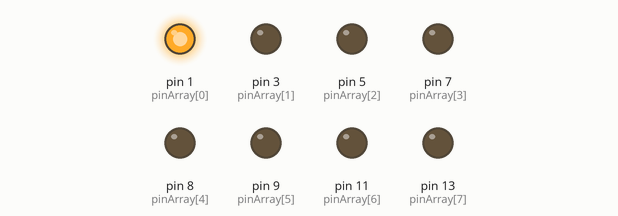
This sketch was run on a simulated Arduino Uno, built with avr-gcc and run on an emulated ATmega328P. Shown: output pins drawn as LEDs (lit = HIGH).

Above: at 0.02 s.
At 0.47 s:
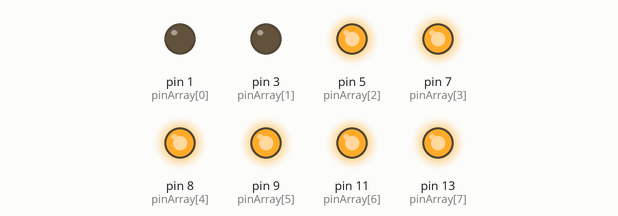
At 0.92 s:
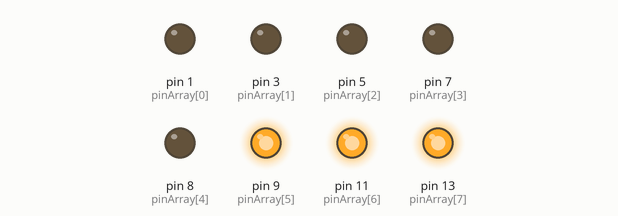
At 1.82 s:
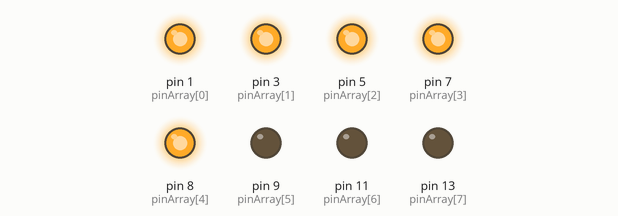
At 2.77 s:
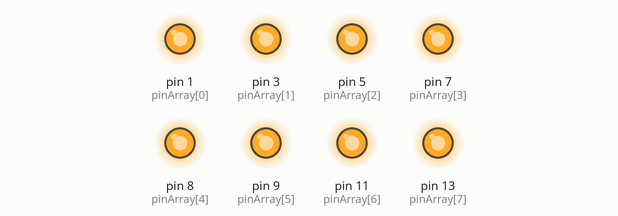
At 3.62 s:
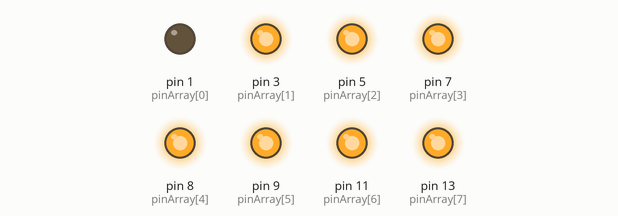
Timing chart, 0 to 3.9 s (numbered marks = the images above):
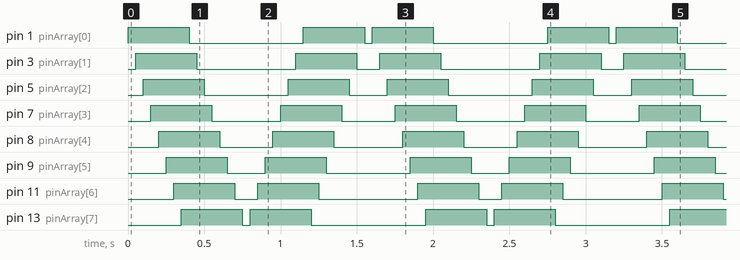

The sketch:

2.ino
```cpp
// Zet alle LEDs in een array
const int pinArray[] = {1, 3, 5, 7,8, 9, 11, 13};
      // Maak variabele aan voor delay
      int delayTime = 50;

void setup() {
  // Stel elke pin in de array in als een output
  for (int count = 0; count < 8; count ++) {
    pinMode(pinArray[count], OUTPUT);
  }
}

void loop() {
  // Zet alle pinnen in de array één voor één aan
  for (int count = 0; count < 8; count++) {
    digitalWrite(pinArray[count], HIGH);
    // Wacht 50 miliseconde
    delay(delayTime);
  }

  // Zet alle pinnen in de array één voor één uit
  for (int count = 0; count < 8; count++) {
    digitalWrite(pinArray[count], LOW);
    // Wacht 50 miliseconde
    delay(delayTime);
  }


  // Zet alle pinnen in de array in omgekeerde volgorde aan
  for (int count = 7; count >= 0; count--) {
    digitalWrite(pinArray[count], HIGH);
    // Wacht 50 miliseconde
    delay(delayTime);
  }

  // Zet alle pinnen in de array in omgekeerde volgorde uit
  for (int count = 7; count >= 0; count--) {
    digitalWrite(pinArray[count], LOW);
    // Wacht 50 miliseconde
    delay(delayTime);
  }
}
```

Measured:
- by itself, pin 1 (pinArray[0]): repeats every 1.6 s: LOW 0.75 s, HIGH 0.40 s, LOW 0.05 s, HIGH 0.40 s
- by itself, pin 3 (pinArray[1]): repeats every 1.6 s: LOW 0.65 s, HIGH 0.40 s, LOW 0.15 s, HIGH 0.40 s
- by itself, pin 5 (pinArray[2]): repeats every 1.6 s: LOW 0.55 s, HIGH 0.40 s, LOW 0.25 s, HIGH 0.40 s
- by itself, pin 7 (pinArray[3]): repeats every 1.6 s: LOW 0.45 s, HIGH 0.40 s, LOW 0.35 s, HIGH 0.40 s
- by itself, pin 8 (pinArray[4]): repeats every 1.6 s: LOW 0.35 s, HIGH 0.40 s, LOW 0.45 s, HIGH 0.40 s
- by itself, pin 9 (pinArray[5]): repeats every 1.6 s: LOW 0.25 s, HIGH 0.40 s, LOW 0.55 s, HIGH 0.40 s
- by itself, pin 11 (pinArray[6]): repeats every 1.6 s: LOW 0.15 s, HIGH 0.40 s, LOW 0.65 s, HIGH 0.40 s
- by itself, pin 13 (pinArray[7]): repeats every 1.6 s: LOW 0.05 s, HIGH 0.40 s, LOW 0.75 s, HIGH 0.40 s
